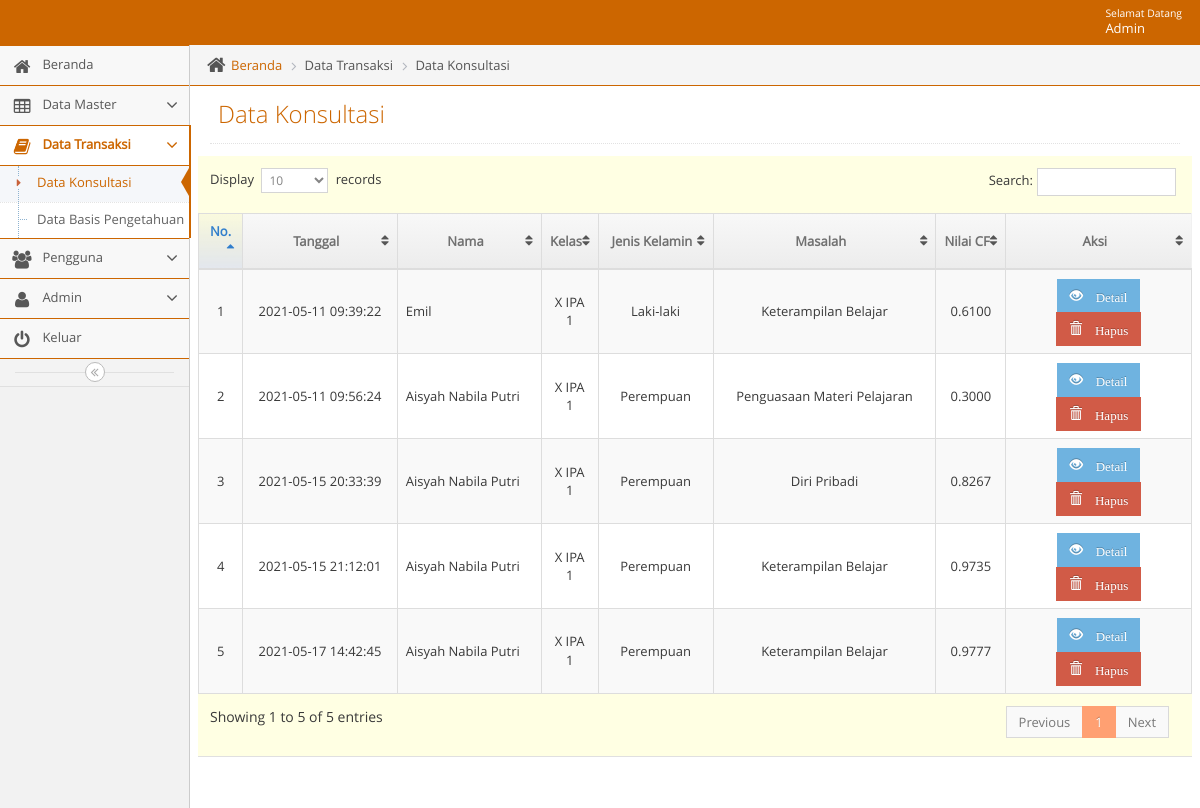
/admin/adminmainapp.php?unit=konsultasi_unit&act=datagrid (signed in), run on an earlier commit of the app's database.
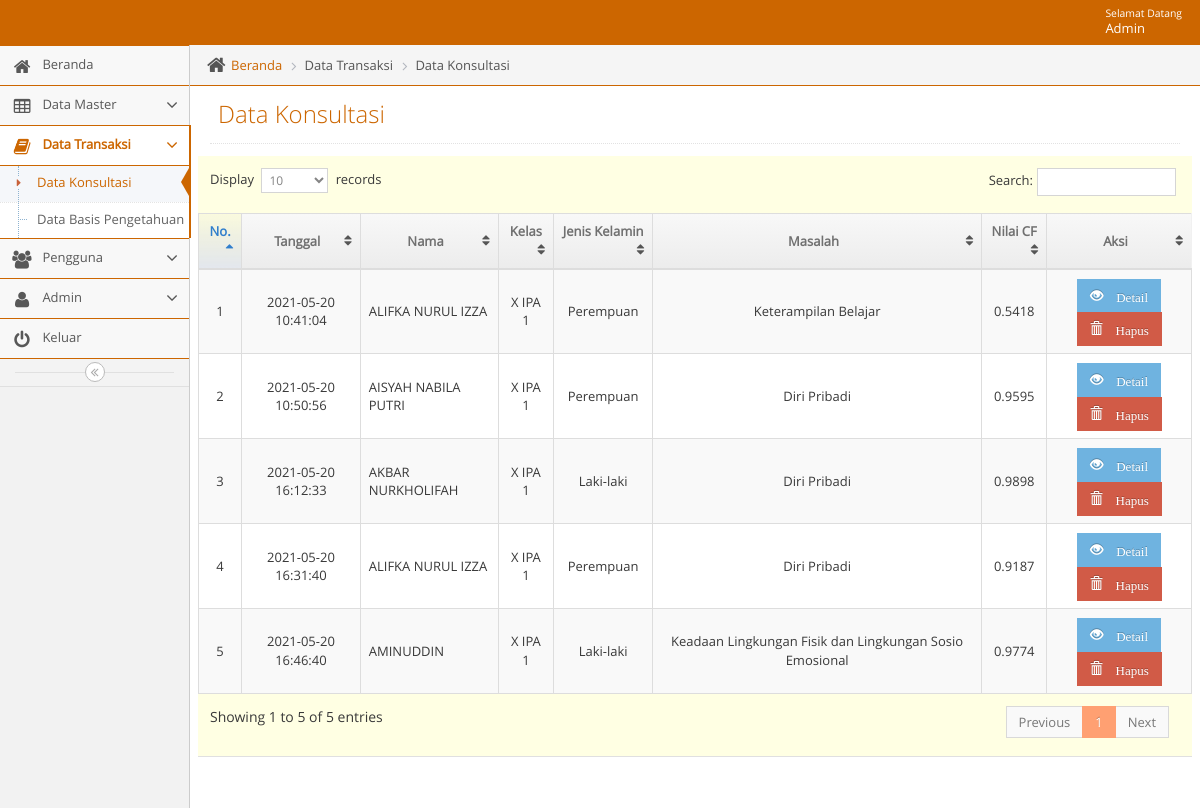
And on a later commit of the database.
### tables this page shows
CREATE TABLE `t_hasil` (
  `kode_hasil` int(11) NOT NULL,
  `bidang_masalah` text NOT NULL,
  `item_masalah` text NOT NULL,
  `nilai_cf` varchar(16) NOT NULL,
  `tanggal` datetime NOT NULL,
  `hasil_id` varchar(11) NOT NULL,
  `kode_siswa` varchar(11) NOT NULL
);

CREATE TABLE `t_siswa` (
  `id_siswa` int(11) NOT NULL,
  `nama_siswa` varchar(100) NOT NULL,
  `jenis_kelamin` enum('Laki-laki','Perempuan') NOT NULL,
  `kelas` varchar(10) NOT NULL,
  `kode_siswa` varchar(11) NOT NULL
);

CREATE TABLE `t_bidang_masalah` (
  `id_bidang_masalah` int(11) NOT NULL,
  `kode_bidang_masalah` varchar(5) NOT NULL,
  `nama_bidang_masalah` varchar(100) NOT NULL,
  `detail_bidang_masalah` varchar(500) NOT NULL,
  `layanan` varchar(1000) NOT NULL
);

### admin/unit/konsultasi_unit.php (the view, shortened to what this page needs)
<?php
$act = $_GET['act'];
switch($act){
    case "datagrid":
        ?>
<?php
include("../admin/leftbar.php");
?>
<div class="main-content">
  <div class="main-content-inner">
    <div class="breadcrumbs ace-save-state" id="breadcrumbs">
      <ul class="breadcrumb">
        <li>
          <i class="ace-icon fa fa-home home-icon"></i>
          <a href="adminmainapp.php?unit=dashboard">Beranda</a>
        </li>
        <li>Data Transaksi</li>
        <li>Data Konsultasi</li>
      </ul>
    </div>
    <div class="page-content">
      <div class="page-header">
        <h1>Data Konsultasi</h1>
      </div>
      <div class="row">
        <div class="col-xs-12">
          <div class="row">
            <div class="box box-primary">
              <div class="box-body table-responsive padding">
                <table id="datatable" class="table table-striped table-bordered table-hover">
                  <thead>
                    <tr>
                      <th style="text-align: center">No.</th>
                      <th style="text-align: center">Tanggal</th>
                      <th style="text-align: center">Nama</th>
                      <th style="text-align: center">Kelas</th>
                      <th style="text-align: center">Jenis Kelamin</th>
                      <th style="text-align: center">Masalah</th>
                      <th style="text-align: center">Nilai CF</th>
                      <th style="text-align: center">Aksi</th>
                    </tr>
                  </thead>
                  <tbody>
                    <?php $no=1;
                          $qdatagrid ="  SELECT
                            t_hasil.kode_hasil, t_hasil.tanggal, t_hasil.nilai_cf, t_hasil.hasil_id,
                            t_bidang_masalah.kode_bidang_masalah, t_bidang_masalah.nama_bidang_masalah,
                            t_siswa.kode_siswa, t_siswa.nama_siswa, t_siswa.kelas, t_siswa.jenis_kelamin
                            FROM
                              t_hasil
                            JOIN t_bidang_masalah ON t_hasil.hasil_id = t_bidang_masalah.kode_bidang_masalah
									          JOIN t_siswa ON t_hasil.kode_siswa = t_siswa.kode_siswa";
                            $rdatagrid = mysqli_query($mysqli, $qdatagrid);
                            while($ddatagrid=mysqli_fetch_assoc($rdatagrid)) {
                                echo "
                                <tr >
                                     <td style= text-align:center;vertical-align:middle >$no</td>
                                     <td style= text-align:center;vertical-align:middle>$ddatagrid[tanggal]</td>
                                     <td style= text-align:left;vertical-align:middle>".ucwords("$ddatagrid[nama_siswa]")."</td>
                                     <td style= text-align:center;vertical-align:middle>$ddatagrid[kelas]</td>
                                     <td style= text-align:center;vertical-align:middle>$ddatagrid[jenis_kelamin]</td>
                                     <td style= text-align:center;vertical-align:middle>$ddatagrid[nama_bidang_masalah]</td>
                                     <td style= text-align:center;vertical-align:middle>$ddatagrid[nilai_cf]</td>
                                     <td style=text-align:center;vertical-align:middle>
                                         <a href=?unit=konsultasi_unit&act=detail&kode_hasil=$ddatagrid[kode_hasil] class='btn btn-sm btn-info glyphicon glyphicon-eye-open' > Detail</a>
                                         <a href=?unit=konsultasi_unit&act=delete&kode_hasil=$ddatagrid[kode_hasil] class='btn btn-sm btn-danger glyphicon glyphicon-trash' onclick='return confirm(\"Yakin Akan Menghapus Data?\")'> Hapus</a>
                                     </td>
                                </tr>
                                ";
                                $no++;
                             }
                             ?>
                  </tbody>
                </table>
              </div>
            </div>
          </div>
        </div>
      </div>
    </div>
  </div>
</div>
<?php
            include("../admin/footer.php");
            ?>
</body>
</html>
<?php
        break;
            ?>
<?php
}

### admin/head.php (shortened to what this page needs)
<?php error_reporting(0);
$page=$_REQUEST['unit'];
$act1=$_REQUEST['act'];
$active='class="active"';
$open='class="active open"';
?>
<!DOCTYPE html>
<html lang="en">
    <head>
        <link rel="stylesheet" href="../css/backend/css/bootstrap.min.css" />
        <link rel="stylesheet" href="../css/backend/font-awesome/4.5.0/css/font-awesome.min.css" />
        <link rel="stylesheet" href="../css/backend/css/ace.min.css" class="ace-main-stylesheet" id="main-ace-style" />
        <link rel="stylesheet" href="../css/backend/css/ace-skins.min.css" />
        <link rel="stylesheet" href="../css/backend/css/ace-rtl.min.css" />
		<link rel='stylesheet prefetch' href='../css/tentang/style.css'>
    </head>

### admin/navbar.php (shortened to what this page needs)
<body class="no-skin">
        <?php
        require_once '../lib/koneksi.php';
        if ($_SESSION['status'] == 'Admin') {
          $qupdate = "SELECT * FROM  t_admin WHERE nama_pengguna = '".$_SESSION['nm_pengguna']."'";
         $rupdate = mysqli_query($mysqli, $qupdate);
         $dupdate = mysqli_fetch_assoc($rupdate);
        }
        else {
          $qupdate = "SELECT * FROM  t_user WHERE nama_pengguna = '".$_SESSION['nm_pengguna']."'";
          $rupdate = mysqli_query($mysqli, $qupdate);
          $dupdate = mysqli_fetch_assoc($rupdate);
        }
        ?>
        <div id="navbar" class="navbar navbar-default ace-save-state">
          <div class="navbar-container ace-save-state" id="navbar-container">
            <div class="navbar-buttons navbar-header pull-right" role="navigation">
              <ul class="nav ace-nav">
                <li class="light-blue dropdown-modal">
                  <a data-toggle="dropdown" href="#" class="dropdown-toggle">
                    <span class="user-info"><small>Selamat Datang</small>  <?php echo ucwords($dupdate['nama']); ?></span>
                  </a>
                </li>
              </ul>
            </div>
        </div>
    </div>

### admin/adminmainapp.php
<?php
   include("../admin/head.php");
?>
<?php
   include("../admin/navbar.php");
?>
<div class="main-container ace-save-state" id="main-container">
<?php
    require_once('content.php');
?>

### admin/content.php (shortened to what this page needs)
<?php
$unit = $_GET['unit'];
if($unit == "produk_unit") {
    require_once 'unit/produk_unit.php';
}
else if($unit == "dashboard") {
    require_once 'unit/dashboard.php';
}
else if($unit == "tentangbidangmasalah_unit") {
    require_once 'unit/tentangbidangmasalah_unit.php';
}
else if($unit == "p_dashboard") {
    require_once 'unit/p_dashboard.php';
}
else if($unit == "p_bidang_masalah_unit") {
    require_once 'unit/p_bidang_masalah_unit.php';
}
else if($unit == "p_cf_unit") {
    require_once 'unit/p_cf_unit.php';
}
else if($unit == "bidang_masalah_unit") {
    require_once 'unit/bidang_masalah_unit.php';
}
else if($unit == "item_masalah_unit") {
    require_once 'unit/item_masalah_unit.php';
}
else if($unit == "dbp_unit") {
    require_once 'unit/dbp_unit.php';
}
else if($unit == "admin_unit") {
    require_once 'unit/admin_unit.php';
}
else if($unit == "pengguna_unit") {
    require_once 'unit/pengguna_unit.php';
}
else if($unit == "konsultasi_unit") {
    require_once 'unit/konsultasi_unit.php';
}
else if($unit == "p_item_masalah_unit") {
    require_once 'unit/p_item_masalah_unit.php';
}

### admin/leftbar.php (shortened to what this page needs)
<div id="sidebar" class="sidebar responsive ace-save-state">
  <ul class="nav nav-list" >
      <?php
                                  if ($_SESSION['status'] == "Admin"){
                                    ?>
    <li <?php if ($page=='dashboard') {echo $active;}?>>
        <a href="adminmainapp.php?unit=dashboard">
        <i class="menu-icon fa fa-home"></i>
        <span class="menu-text"> Beranda </span>
      </a>
    </li>
    <li  <?php if ($page=='bidang_masalah_unit' or $page=='item_masalah_unit' or $page=='tentangbidangmasalah_unit') {echo $open;}?>>
      <a href="#" class="dropdown-toggle">
        <i class="menu-icon fa fa-table"></i>
        <span class="menu-text"> Data Master </span>
        <b class="arrow fa fa-angle-down"></b>
      </a>
    </li>
    <li  <?php if ($page=='dbp_unit' or $page=='konsultasi_unit') {echo $open;}?>>
      <a href="#" class="dropdown-toggle">
        <i class="menu-icon fa fa-book"></i>
        <span class="menu-text"> Data Transaksi </span>
        <b class="arrow fa fa-angle-down"></b>
      </a>
      <ul class="submenu">
          <li <?php if ($page=='konsultasi_unit' && $act1=='datagrid') {echo $active;}?>>
            <a href="adminmainapp.php?unit=konsultasi_unit&act=datagrid"><i class="menu-icon fa fa-caret-right"></i>Data Konsultasi</a>
          </li>
          <li <?php if ($page=='dbp_unit' && $act1=='datagrid') {echo $active;}?>>
            <a href="adminmainapp.php?unit=dbp_unit&act=datagrid"><i class="menu-icon fa fa-caret-right"></i>Data Basis Pengetahuan</a>
          </li>
      </ul>
    </li>
    <li <?php if ($page=='pengguna_unit') {echo $open;}?>>
      <a href="#" class="dropdown-toggle">
        <i class="menu-icon fa fa-users"></i>
        <span class="menu-text"> Pengguna </span>
        <b class="arrow fa fa-angle-down"></b>
      </a>
    </li>
    <li <?php if ($page=='admin_unit') {echo $open;}?>>
      <a href="#" class="dropdown-toggle">
        <i class="menu-icon fa fa-user"></i>
        <span class="menu-text"> Admin </span>
        <b class="arrow fa fa-angle-down"></b>
      </a>
    </li>
     <?php
                                }
                                ?>
    <li>
        <a href="logout.php">
        <i class="menu-icon fa fa-power-off"></i>
        <span class="menu-text"> Keluar </span>
      </a>
    </li>
  </ul>
  <div class="sidebar-toggle sidebar-collapse" id="sidebar-collapse">
    <i id="sidebar-toggle-icon" class="ace-icon fa fa-angle-double-left ace-save-state" data-icon1="ace-icon fa fa-angle-double-left" data-icon2="ace-icon fa fa-angle-double-right"></i>
  </div>
</div>

### admin/footer.php (shortened to what this page needs)
  <div class="space-20"></div>
</div>

### css/tentang/style.css (style rules this page uses)
html { font-family:sans-serif; -ms-text-size-adjust:100%; -webkit-text-size-adjust:100% }
body { margin:0 }
a { background-color:transparent }
b,strong { font-weight:700 }
h1 { font-size:2em; margin:.67em 0 }
small { font-size:80% }
table { border-collapse:collapse; border-spacing:0 }
td,th { padding:0 }
.border-box,article,body,code,dd,div,dl,dt,fieldset,footer,form,header,html,input[type=email],input[type=password],input[type=tel],input[type=text],input[type=url],li,main,ol,p,pre,section,textarea,ul { box-sizing:border-box }

What changed in the data, as far as the page shows it:
removed t_hasil: tanggal "2021-05-11 09:39:22", t_siswa.nama_siswa "Emil", t_siswa.kelas "X IPA 1", t_siswa.jenis_kelamin "Laki-laki", t_bidang_masalah.nama_bidang_masalah "Keterampilan Belajar", nilai_cf "0.6100"
removed t_hasil: tanggal "2021-05-11 09:56:24", t_siswa.nama_siswa "Aisyah Nabila Putri", t_siswa.kelas "X IPA 1", t_siswa.jenis_kelamin "Perempuan", t_bidang_masalah.nama_bidang_masalah "Penguasaan Materi Pelajaran", nilai_cf "0.3000"
removed t_hasil: tanggal "2021-05-15 20:33:39", t_siswa.nama_siswa "Aisyah Nabila Putri", t_siswa.kelas "X IPA 1", t_siswa.jenis_kelamin "Perempuan", t_bidang_masalah.nama_bidang_masalah "Diri Pribadi", nilai_cf "0.8267"
removed t_hasil: tanggal "2021-05-15 21:12:01", t_siswa.nama_siswa "Aisyah Nabila Putri", t_siswa.kelas "X IPA 1", t_siswa.jenis_kelamin "Perempuan", t_bidang_masalah.nama_bidang_masalah "Keterampilan Belajar", nilai_cf "0.9735"
removed t_hasil: tanggal "2021-05-17 14:42:45", t_siswa.nama_siswa "Aisyah Nabila Putri", t_siswa.kelas "X IPA 1", t_siswa.jenis_kelamin "Perempuan", t_bidang_masalah.nama_bidang_masalah "Keterampilan Belajar", nilai_cf "0.9777"
added t_hasil: tanggal "2021-05-20 10:41:04", t_siswa.nama_siswa "ALIFKA NURUL IZZA", t_siswa.kelas "X IPA 1", t_siswa.jenis_kelamin "Perempuan", t_bidang_masalah.nama_bidang_masalah "Keterampilan Belajar", nilai_cf "0.5418"
added t_hasil: tanggal "2021-05-20 10:50:56", t_siswa.nama_siswa "AISYAH NABILA PUTRI", t_siswa.kelas "X IPA 1", t_siswa.jenis_kelamin "Perempuan", t_bidang_masalah.nama_bidang_masalah "Diri Pribadi", nilai_cf "0.9595"
added t_hasil: tanggal "2021-05-20 16:12:33", t_siswa.nama_siswa "AKBAR NURKHOLIFAH", t_siswa.kelas "X IPA 1", t_siswa.jenis_kelamin "Laki-laki", t_bidang_masalah.nama_bidang_masalah "Diri Pribadi", nilai_cf "0.9898"
added t_hasil: tanggal "2021-05-20 16:31:40", t_siswa.nama_siswa "ALIFKA NURUL IZZA", t_siswa.kelas "X IPA 1", t_siswa.jenis_kelamin "Perempuan", t_bidang_masalah.nama_bidang_masalah "Diri Pribadi", nilai_cf "0.9187"
added t_hasil: tanggal "2021-05-20 16:46:40", t_siswa.nama_siswa "AMINUDDIN", t_siswa.kelas "X IPA 1", t_siswa.jenis_kelamin "Laki-laki", t_bidang_masalah.nama_bidang_masalah "Keadaan Lingkungan Fisik dan Lingkungan Sosio Emosional", nilai_cf "0.9774"
